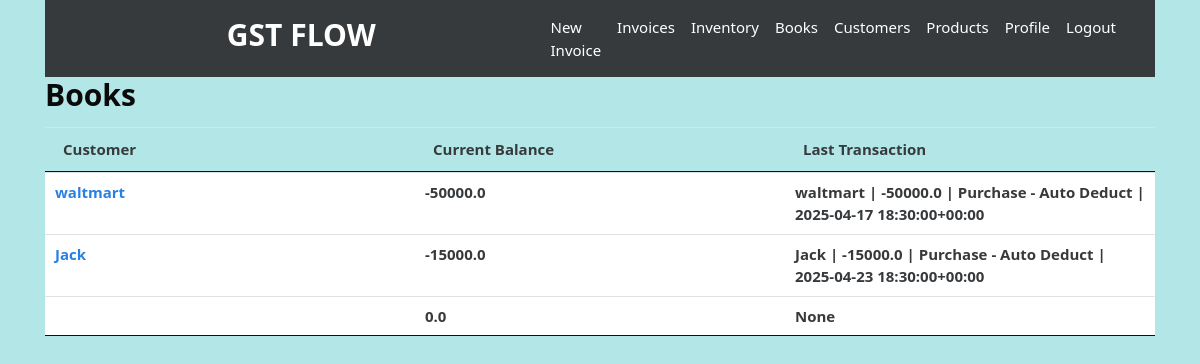
The page /books (signed in) on the database its author committed.
### gstbillingapp/models.py (models this page shows, shortened)
class Book(models.Model):
    user = models.ForeignKey(User, null=True, blank=True, on_delete=models.SET_NULL)
    customer = models.ForeignKey(Customer, null=True, blank=True, on_delete=models.SET_NULL)
    current_balance = models.FloatField(default=0)
    last_log = models.ForeignKey('BookLog', null=True, blank=True, default=None, on_delete=models.SET_NULL)

class Customer(models.Model):
    user = models.ForeignKey(User, null=True, blank=True, on_delete=models.SET_NULL)
    customer_name = models.CharField(max_length=200)
    customer_address = models.TextField(max_length=600, blank=True, null=True)
    customer_phone = models.CharField(max_length=14, blank=True, null=True)
    customer_gst = models.CharField(max_length=15, blank=True, null=True)

class BookLog(models.Model):
    parent_book = models.ForeignKey(Book, null=True, blank=True, on_delete=models.CASCADE)
    date = models.DateTimeField(default=datetime.now, blank=True, null=True)
    last_modified = models.DateTimeField(auto_now=True)
    CHANGE_TYPES = [
        (0, 'Paid'),
        (1, 'Purchased Items'),
        (2, 'Sold Items'),
        (4, 'Other'),
    ]
    change_type = models.IntegerField(choices=CHANGE_TYPES, default=0)
    change = models.FloatField(default=0.0)
    associated_invoice = models.ForeignKey(Invoice, blank=True, null=True, default=None, on_delete=models.SET_NULL)
    description = models.TextField(max_length=600, blank=True, null=True)
    def __str__(self):
        return self.parent_book.customer.customer_name + " | " + str(self.change) + " | " + self.description + " | " + str(self.date)

### gstbillingapp/views.py (the view)
# urls.py: path('books', views.books, name='books'),
@login_required
def books(request):
    context = {}
    context['book_list'] = Book.objects.filter(user=request.user)
    return render(request, 'gstbillingapp/books.html', context)

### gstbillingapp/templates/gstbillingapp/books.html (shortened to what this page needs)
{% extends "gstbillingapp/base.html" %}
{% load static %}
{% block content %}
<div class="row">
	<div class="col">
		<h2 style="font-weight: bold;">Books</h2>
	</div>
</div>
<table class="table table-hover font-weight-bold" id="book-table">
	<thead>
		<tr>
			<th>Customer</th>
			<th>Current Balance</th>
			<th>Last Transaction</th>
		</tr>
	</thead>
	<tbody class="two-col-form">
		{% for book in book_list %}
		<tr onclick="window.location='{% url 'book_logs' book.id %}';">
			<td><a href="{% url 'book_logs' book.id %}">{{book.customer.customer_name}}</a></td>
			<td>{{book.current_balance}}</td>
			<td>{{book.last_log}}</td>
		</tr>
		{% endfor %}
	</tbody>
</table>
{% endblock %}

### gstbillingapp/static/gstbillingapp/main.css (style rules this page uses)
.two-col-form td, .two-col-form th { width: 25%; }

### rows shown on the page
Book: customer.customer_name "waltmart", current_balance "-50000.0", last_log "waltmart | -50000.0 | Purchase - Auto Deduct | 2025-04-17 18:30:00+00:00"
Book: customer.customer_name "Jack", current_balance "-15000.0", last_log "Jack | -15000.0 | Purchase - Auto Deduct | 2025-04-23 18:30:00+00:00"
Book: current_balance "0.0", last_log "None"
